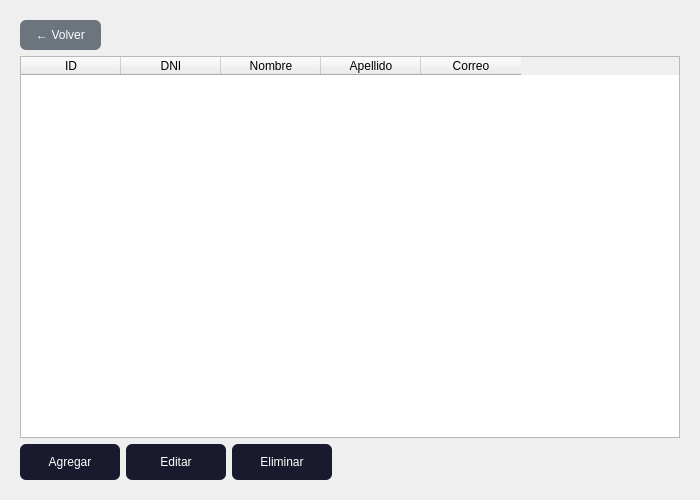
<?xml version="1.0" encoding="UTF-8"?>
<ui version="4.0">
 <class>PantallaGestionProfesores</class>
 <widget class="QWidget" name="PantallaGestionProfesores">
  <property name="geometry">
   <rect>
    <x>0</x>
    <y>0</y>
    <width>700</width>
    <height>500</height>
   </rect>
  </property>
  <layout class="QVBoxLayout" name="verticalLayout">
   <property name="leftMargin">
    <number>20</number>
   </property>
   <property name="topMargin">
    <number>20</number>
   </property>
   <property name="rightMargin">
    <number>20</number>
   </property>
   <property name="bottomMargin">
    <number>20</number>
   </property>
   <item>
    <layout class="QHBoxLayout" name="titulo_layout">
     <item>
      <widget class="QPushButton" name="btn_volver">
       <property name="styleSheet">
        <string>QPushButton { background-color: #6c757d; color: white; border-radius: 6px; padding: 8px 16px; }</string>
       </property>
       <property name="text">
        <string>← Volver</string>
       </property>
      </widget>
     </item>
     <item>
      <spacer name="horizontalSpacer">
       <property name="orientation">
        <enum>Qt::Orientation::Horizontal</enum>
       </property>
       <property name="sizeHint" stdset="0">
        <size>
         <width>40</width>
         <height>20</height>
        </size>
       </property>
      </spacer>
     </item>
    </layout>
   </item>
   <item>
    <widget class="QTableWidget" name="tabla">
     <column>
      <property name="text">
       <string>ID</string>
      </property>
     </column>
     <column>
      <property name="text">
       <string>DNI</string>
      </property>
     </column>
     <column>
      <property name="text">
       <string>Nombre</string>
      </property>
     </column>
     <column>
      <property name="text">
       <string>Apellido</string>
      </property>
     </column>
     <column>
      <property name="text">
       <string>Correo</string>
      </property>
     </column>
    </widget>
   </item>
   <item>
    <layout class="QHBoxLayout" name="btns_layout">
     <item>
      <widget class="QPushButton" name="btn_agregar">
       <property name="minimumSize">
        <size>
         <width>100</width>
         <height>36</height>
        </size>
       </property>
       <property name="styleSheet">
        <string>QPushButton { background-color: #1a1a2e; color: white; border-radius: 6px; }</string>
       </property>
       <property name="text">
        <string>Agregar</string>
       </property>
      </widget>
     </item>
     <item>
      <widget class="QPushButton" name="btn_editar">
       <property name="minimumSize">
        <size>
         <width>100</width>
         <height>36</height>
        </size>
       </property>
       <property name="styleSheet">
        <string>QPushButton { background-color: #1a1a2e; color: white; border-radius: 6px; }</string>
       </property>
       <property name="text">
        <string>Editar</string>
       </property>
      </widget>
     </item>
     <item>
      <widget class="QPushButton" name="btn_eliminar">
       <property name="minimumSize">
        <size>
         <width>100</width>
         <height>36</height>
        </size>
       </property>
       <property name="styleSheet">
        <string>QPushButton { background-color: #1a1a2e; color: white; border-radius: 6px; }</string>
       </property>
       <property name="text">
        <string>Eliminar</string>
       </property>
      </widget>
     </item>
     <item>
      <spacer name="horizontalSpacer">
       <property name="orientation">
        <enum>Qt::Orientation::Horizontal</enum>
       </property>
       <property name="sizeHint" stdset="0">
        <size>
         <width>40</width>
         <height>20</height>
        </size>
       </property>
      </spacer>
     </item>
    </layout>
   </item>
  </layout>
 </widget>
 <resources/>
 <connections/>
</ui>
